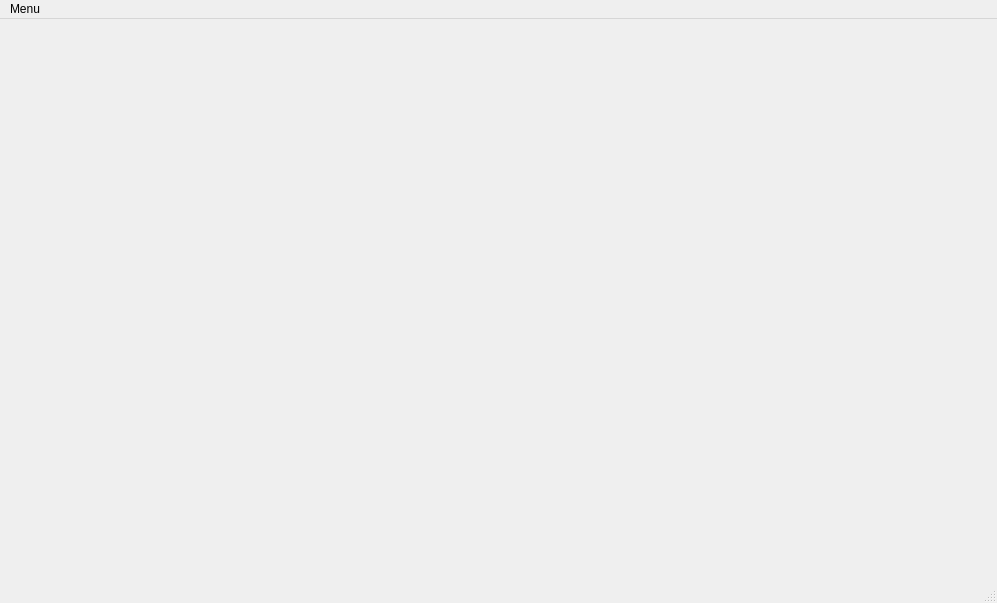
<?xml version="1.0" encoding="UTF-8"?>
<ui version="4.0">
 <class>MainWindow</class>
 <widget class="QMainWindow" name="MainWindow">
  <property name="geometry">
   <rect>
    <x>0</x>
    <y>0</y>
    <width>997</width>
    <height>603</height>
   </rect>
  </property>
  <property name="windowTitle">
   <string>Medisecure</string>
  </property>
  <widget class="QWidget" name="centralwidget"/>
  <widget class="QMenuBar" name="menubar">
   <property name="geometry">
    <rect>
     <x>0</x>
     <y>0</y>
     <width>997</width>
     <height>24</height>
    </rect>
   </property>
   <widget class="QMenu" name="menuMenu">
    <property name="title">
     <string>Menu</string>
    </property>
    <addaction name="actionHome"/>
    <addaction name="actionCreate_Patient_Folder"/>
   </widget>
   <addaction name="menuMenu"/>
  </widget>
  <widget class="QStatusBar" name="statusbar"/>
  <action name="actionHome">
   <property name="text">
    <string>Home</string>
   </property>
  </action>
  <action name="actionCreate_Patient_Folder">
   <property name="text">
    <string>Create Patient Folder</string>
   </property>
  </action>
 </widget>
 <resources/>
 <connections/>
</ui>
